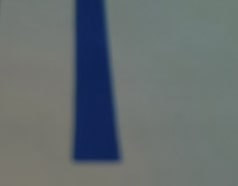
#> input picture hw11/line_low_res.jpg, 238 x 186 px
$ python hw11.py
#> lines starting #> are read from the running program, lines starting #| are printed output that depends on the picture
from PIL import Image

# open the image
img_data = Image.open("line_low_res.jpg")
#> img_data is the input picture: PIL image 238x186 RGB; mean R, G, B 100.8, 109.1, 111.4
img_data = img_data.convert('RGB')

# get the image size
width, height = img_data.size
#> width = 238; height = 186
print("w: "+ str(width)+" h: "+str(height))
#| w: 238 h: 186

# set some filtering IIR parameters
alpha = 0.90
beta = 0.10

# loop through every pixel in every row to find the line
for row in range(height):
    index = []
    reds = []
    greens = []
    blues = []
    sum = [] # the brightness of a pixel
    sum_smooth = [] # the smoothed out brightness of a pixel
    diff_sum = [] # the derivative of the brightness of a pixel
    for i in range(width):
        r, g, b = img_data.getpixel((i, row)) # get the raw color of a pixel
        index.append(i)
        reds.append(r)
        greens.append(g)
        blues.append(b)
        sum.append(r+g+b) # calculate the brightness
        if i == 0:
            sum_smooth.append(sum[-1])
            diff_sum.append(0)
        else:
            sum_smooth.append(sum_smooth[-1]*alpha+sum[-1]*beta) # smooth out the brightness with IIR
            diff_sum.append(sum[-1] - sum[-2]) # the derivative

    # find the edges, where the derivative is most positive and negative
    posleft = diff_sum.index(max(diff_sum))
    posright = diff_sum.index(min(diff_sum))
    #print("r: " + str(row) + " l: = "+str(posleft)+" r: "+str(posright))

    # draw green dots where we think the edge is
    img_data.putpixel((posleft,row),(0,255,0))
    img_data.putpixel((posright,row),(0,255,0))
    # draw a red dot where we thing the center of the line is
    img_data.putpixel((int(posleft+(posright-posleft)/2),row),(255,0,0))

# show the image with where we think the edges and center are
img_data.show()

#plot the data for debugging
import matplotlib.pyplot as plt
plt.plot(index,reds,'r-', index,greens,'g-', index,blues,'b-',index,sum,'k-',index,sum_smooth,'r-',index, diff_sum,'y-*')
plt.show()
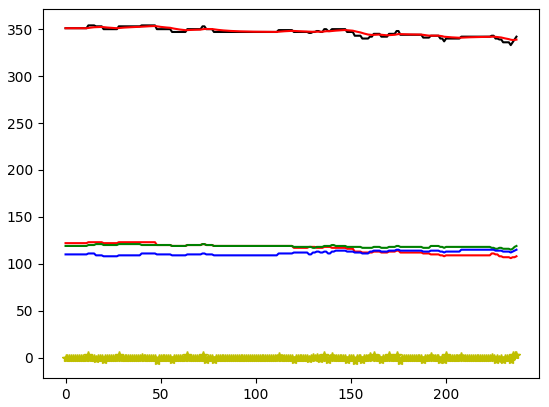
#> figure drawn by matplotlib, 1 panel; curve peaks at x = 12, y = 123; curve peaks at x = 16, y = 121; curve peaks at x = 174, y = 115
